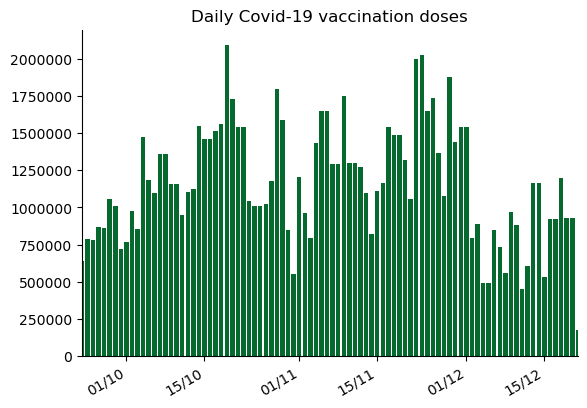

The script that saved this image:
import matplotlib.pyplot as plt
from matplotlib.dates import DayLocator, DateFormatter
# from matplotlib.figure import Figure
# from matplotlib.backends.backend_gtk3cairo import FigureCanvasGTK3Cairo as FigureCanvas
import datetime as dt
import pandas as pd
import numpy as np
from vaccine import doses


# Format doses
xs = np.array([dose['date'] for dose in reversed(doses)])
for dose in reversed(doses):
    dose['daily_doses'] = float(dose['daily_doses'].replace(",",""))
ys = np.array([dose['daily_doses'] for dose in reversed(doses)])

# Assign doses to pandas data frame
values = {'date':xs[-90::],
          'daily_doses':ys[-90::]}
df = pd.DataFrame(values)
df['date'] = pd.to_datetime(df['date'], format='%b %d, %Y', dayfirst=True)
pd.plotting.register_matplotlib_converters()


# Format the graph
ax = plt.gca()
ax.set_xlim(pd.Timestamp(xs[-90]), pd.Timestamp(xs[-1]))
ax.xaxis.set_major_formatter(DateFormatter('%d/%m'))
# ax.xaxis.set_major_locator(DayLocator(interval=25))

# Hide axis
right_side = ax.spines["right"]
right_side.set_visible(False)
top_side = ax.spines["top"]
top_side.set_visible(False)


plt.bar(df['date'], df['daily_doses'],color = "#06692e",linewidth=0.3)
plt.title('Daily Covid-19 vaccination doses')
plt.gcf().autofmt_xdate()

plt.savefig("3month_daily_dose.png", bbox_inches='tight')
plt.show()
